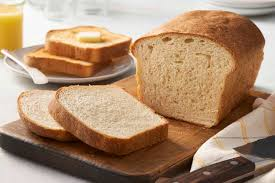
#> input picture data/bread/2.jfif, 275 x 183 px
$ python -i pysift.py   (imports and definitions only)
#> lines starting #> are read from the running program, lines starting #| are printed output that depends on the picture
#> further down, picture is the input picture: shape (183, 275, 3); mean B, G, R 112.5, 140.1, 171.1
#!/usr/bin/env python
from numpy import all, any, array, arctan2, cos, sin, exp, dot, log, logical_and, roll, sqrt, stack, trace, unravel_index, pi, deg2rad, rad2deg, where, zeros, floor, full, nan, isnan, round, float32
from numpy.linalg import det, lstsq, norm
from cv2 import resize, GaussianBlur, subtract, KeyPoint, INTER_LINEAR, INTER_NEAREST
from functools import cmp_to_key
import logging


# Global variables
logger = logging.getLogger(__name__)
float_tolerance = 1e-7

# Main function
def computeKeypointsAndDescriptors(image, sigma=1.6, num_intervals=3, assumed_blur=0.5, image_border_width=5):
    """Compute SIFT keypoints and descriptors for an input image
    """
#> called with sigma = 1.6, num_intervals = 3, assumed_blur = 0.5, image_border_width = 5
    image = image.astype('float32')
    base_image = generateBaseImage(image, sigma, assumed_blur)
    num_octaves = computeNumberOfOctaves(base_image.shape)
    gaussian_kernels = generateGaussianKernels(sigma, num_intervals)
    gaussian_images = generateGaussianImages(base_image, num_octaves, gaussian_kernels)
    dog_images = generateDoGImages(gaussian_images)
    keypoints = findScaleSpaceExtrema(gaussian_images, dog_images, num_intervals, sigma, image_border_width)
    keypoints = removeDuplicateKeypoints(keypoints)
    keypoints = convertKeypointsToInputImageSize(keypoints)
    descriptors = generateDescriptors(keypoints, gaussian_images)
    return keypoints, descriptors

# Image pyramid related
def generateBaseImage(image, sigma, assumed_blur):
    # Generate base image from input image by upsampling by 2 in both directions and blurring

#> called with sigma = 1.6, assumed_blur = 0.5
    logger.debug('Generating base image...')
    image = resize(image, (0, 0), fx=2, fy=2, interpolation=INTER_LINEAR)
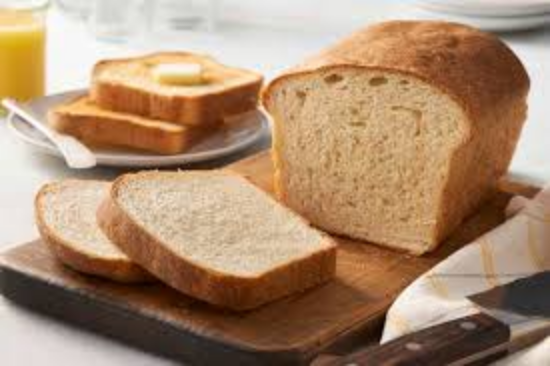
#> image: shape (366, 550, 3) float32; mean of channels 0, 1, 2 112.5, 140.1, 171.1; drawn as B, G, R
    sigma_diff = sqrt(max((sigma ** 2) - ((2 * assumed_blur) ** 2), 0.01))
    # the image blur is now sigma instead of assumed_blur
    return GaussianBlur(image, (0, 0), sigmaX=sigma_diff, sigmaY=sigma_diff)

def computeNumberOfOctaves(image_shape):
    # Compute number of octaves in image pyramid as function of base image shape (OpenCV default)
    return int(round(log(min(image_shape)) / log(2) - 1))

def generateGaussianKernels(sigma, num_intervals):
    # Generate list of gaussian kernels at which to blur the input image. Default values of sigma, intervals, and octaves follow section 3 of Lowe's paper.
#> called with sigma = 1.6, num_intervals = 3
    logger.debug('Generating scales...')
    num_images_per_octave = num_intervals + 3
    k = 2 ** (1. / num_intervals)
    # scale of gaussian blur necessary to go from one blur scale to the next within an octave
    gaussian_kernels = zeros(num_images_per_octave)
    gaussian_kernels[0] = sigma

    for image_index in range(1, num_images_per_octave):
        sigma_previous = (k ** (image_index - 1)) * sigma
        sigma_total = k * sigma_previous
        gaussian_kernels[image_index] = sqrt(sigma_total ** 2 - sigma_previous ** 2)
    return gaussian_kernels

def generateGaussianImages(image, num_octaves, gaussian_kernels):
    # Generate scale-space pyramid of Gaussian images
#> called with num_octaves = 1, gaussian_kernels = array of shape (6,)
    logger.debug('Generating Gaussian images...')
    gaussian_images = []

    for octave_index in range(num_octaves):
        gaussian_images_in_octave = []
        # first image in octave already has the correct blur
        gaussian_images_in_octave.append(image)
        for gaussian_kernel in gaussian_kernels[1:]:
            image = GaussianBlur(image, (0, 0), sigmaX=gaussian_kernel, sigmaY=gaussian_kernel)
            gaussian_images_in_octave.append(image)
        gaussian_images.append(gaussian_images_in_octave)
        octave_base = gaussian_images_in_octave[-3]
        image = resize(octave_base, (int(octave_base.shape[1] / 2), int(octave_base.shape[0] / 2)), interpolation=INTER_NEAREST)
#> this loop made 1 pass
#> pass 1, in generateGaussianImages, `octave_base = gaussian_images_in_octave[-3]`:
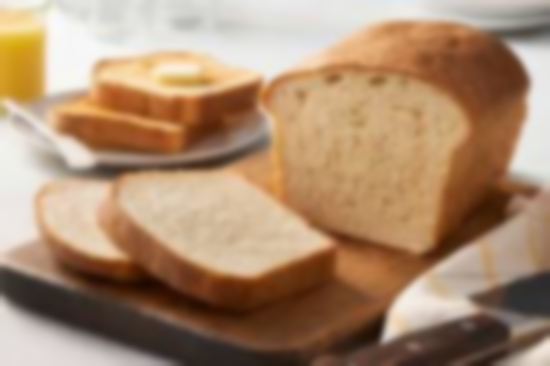
#> octave_base: shape (366, 550, 3) float32; mean of channels 0, 1, 2 112.5, 140.1, 171.1; drawn as B, G, R
#> after the loop, gaussian_images = 1 item
    return array(gaussian_images)

def generateDoGImages(gaussian_images):
    """Generate Difference-of-Gaussians image pyramid
    """
    logger.debug('Generating Difference-of-Gaussian images...')
    dog_images = []

    for gaussian_images_in_octave in gaussian_images:
        dog_images_in_octave = []
        for first_image, second_image in zip(gaussian_images_in_octave, gaussian_images_in_octave[1:]):
            # ordinary subtraction will not work because the images are unsigned integers
            dog_images_in_octave.append(subtract(second_image, first_image))
        dog_images.append(dog_images_in_octave)
#> after the loop, dog_images = 1 item
    return array(dog_images)


# Scale-space extrema related
def findScaleSpaceExtrema(gaussian_images, dog_images, num_intervals, sigma, image_border_width, contrast_threshold=0.04):
    """Find pixel positions of all scale-space extrema in the image pyramid
    """
#> called with gaussian_images = array of shape (1, 6, 366, 550, 3), dog_images = array of shape (1, 5, 366, 550, 3), num_intervals = 3, sigma = 1.6, image_border_width = 5, contrast_threshold = 0.04
    logger.debug('Finding scale-space extrema...')
    # from OpenCV implementation
    threshold = floor(0.5 * contrast_threshold / num_intervals * 255)
    keypoints = []

    for octave_index, dog_images_in_octave in enumerate(dog_images):
        for image_index, (first_image, second_image, third_image) in enumerate(zip(dog_images_in_octave, dog_images_in_octave[1:], dog_images_in_octave[2:])):
            # (i, j) is the center of the 3x3 array
            for i in range(image_border_width, first_image.shape[0] - image_border_width):
                for j in range(image_border_width, first_image.shape[1] - image_border_width):
                    if isPixelAnExtremum(first_image[i-1:i+2, j-1:j+2], second_image[i-1:i+2, j-1:j+2], third_image[i-1:i+2, j-1:j+2], threshold):
                        localization_result = localizeExtremumViaQuadraticFit(i, j, image_index + 1, octave_index, num_intervals, dog_images_in_octave, sigma, contrast_threshold, image_border_width)
                        if localization_result is not None:
                            keypoint, localized_image_index = localization_result
                            keypoints_with_orientations = computeKeypointsWithOrientations(keypoint, octave_index, gaussian_images[octave_index][localized_image_index])
                            for keypoint_with_orientation in keypoints_with_orientations:
                                keypoints.append(keypoint_with_orientation)
#> this loop made 1 pass
#> octave_index on pass 1: 0
#> after the loop, keypoints = []
    return keypoints

def isPixelAnExtremum(first_subimage, second_subimage, third_subimage, threshold):
    """Return True if the center element of the 3x3x3 input array is strictly greater than or less than all its neighbors, False otherwise
    """
    center_pixel_value = second_subimage[1, 1]
#> (the run stopped early here; a loop or call above may not have finished)

$ run again, on data/bread/4.jfif
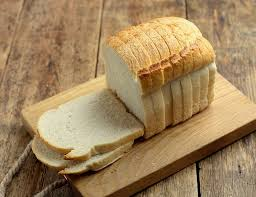
#> input picture data/bread/4.jfif, 256 x 197 px
#> picture is the input picture: shape (197, 256, 3); mean B, G, R 93.1, 132.1, 160.3
#> in generateBaseImage, `image = resize(image, (0, 0), fx=2, fy=2, interpolation=INTER_LINEAR)`:
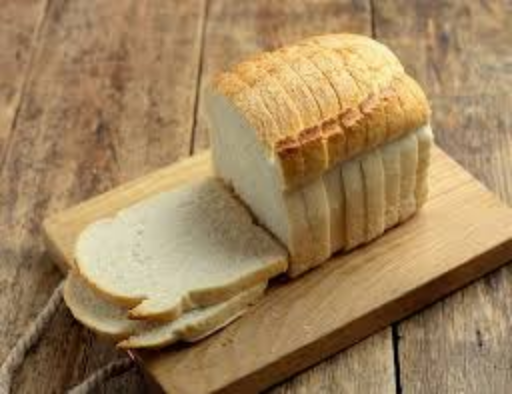
#> image: shape (394, 512, 3) float32; mean of channels 0, 1, 2 93.1, 132.1, 160.3; drawn as B, G, R
#> the loop in generateGaussianImages, `for octave_index in range(num_octaves):` made 1 pass
#> pass 1, in generateGaussianImages, `octave_base = gaussian_images_in_octave[-3]`:
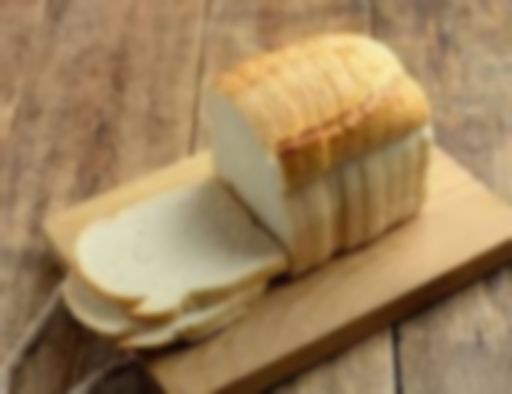
#> octave_base: shape (394, 512, 3) float32; mean of channels 0, 1, 2 93.1, 132.1, 160.3; drawn as B, G, R
#> after the loop in generateGaussianImages, `for octave_index in range(num_octaves):`: gaussian_images = 1 item
#> the loop in generateDoGImages, `for gaussian_images_in_octave in gaussian_images:` made 1 pass
#> the loop in findScaleSpaceExtrema, `for octave_index, dog_images_in_octave in enumerate(dog_images):` made 1 pass
#> octave_index on pass 1: 0
#> after the loop in findScaleSpaceExtrema, `for octave_index, dog_images_in_octave in enumerate(dog_images):`: keypoints = []

$ run again, on data/bread/5.jfif
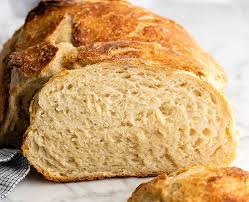
#> input picture data/bread/5.jfif, 249 x 202 px
#> picture is the input picture: shape (202, 249, 3); mean B, G, R 117.7, 164.3, 201.8
#> in generateBaseImage, `image = resize(image, (0, 0), fx=2, fy=2, interpolation=INTER_LINEAR)`:
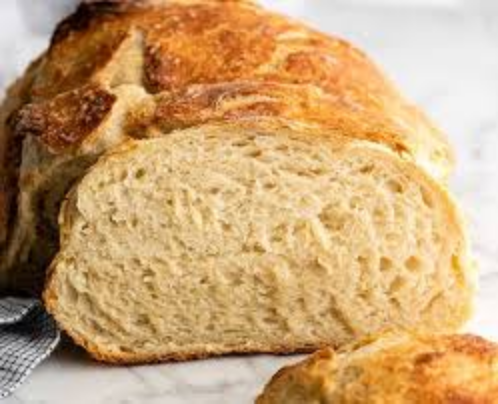
#> image: shape (404, 498, 3) float32; mean of channels 0, 1, 2 117.7, 164.3, 201.8; drawn as B, G, R
#> the loop in generateGaussianImages, `for octave_index in range(num_octaves):` made 1 pass
#> pass 1, in generateGaussianImages, `octave_base = gaussian_images_in_octave[-3]`:
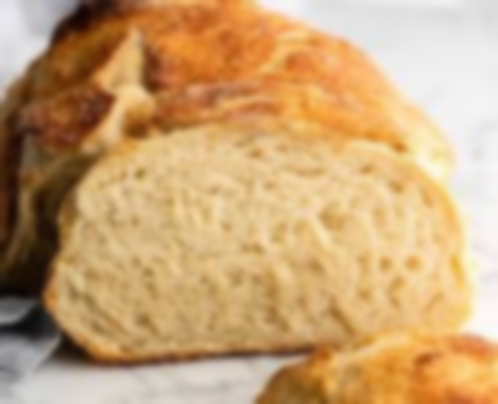
#> octave_base: shape (404, 498, 3) float32; mean of channels 0, 1, 2 117.7, 164.2, 201.8; drawn as B, G, R
#> after the loop in generateGaussianImages, `for octave_index in range(num_octaves):`: gaussian_images = 1 item
#> the loop in generateDoGImages, `for gaussian_images_in_octave in gaussian_images:` made 1 pass
#> the loop in findScaleSpaceExtrema, `for octave_index, dog_images_in_octave in enumerate(dog_images):` made 1 pass
#> octave_index on pass 1: 0
#> after the loop in findScaleSpaceExtrema, `for octave_index, dog_images_in_octave in enumerate(dog_images):`: keypoints = []
